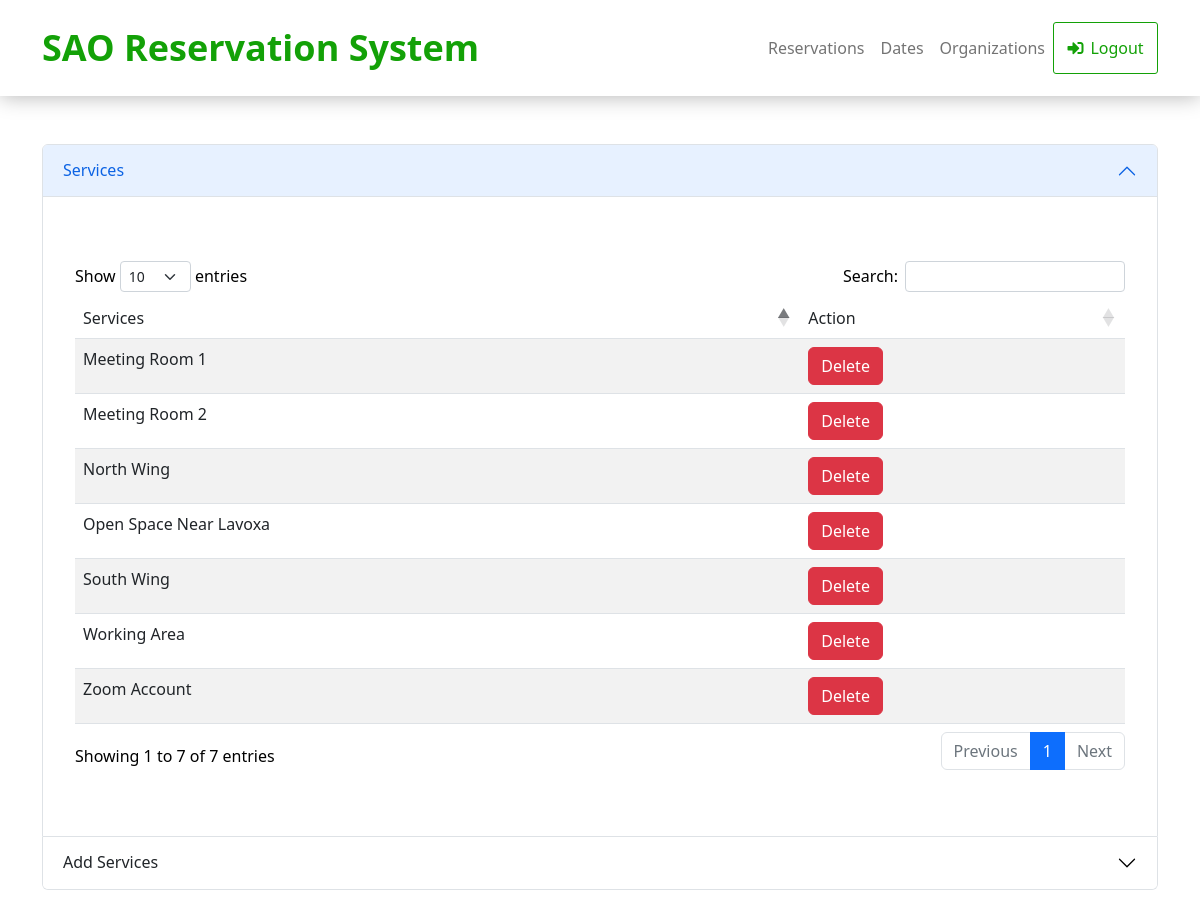
The page /admin/services.php (signed in) on the database its author committed.
### tables this page shows
CREATE TABLE `offers` (
  `index_offers` int(11) NOT NULL,
  `offer_name` varchar(50) NOT NULL
);

### admin/services.php (the view, shortened to what this page needs)
<!doctype html>
<html lang="en">
<head>
    <link href="https://cdn.jsdelivr.net/npm/bootstrap@5.3.0-alpha3/dist/css/bootstrap.min.css" rel="stylesheet">
    <link href="https://cdnjs.cloudflare.com/ajax/libs/twitter-bootstrap/5.2.0/css/bootstrap.min.css" rel="stylesheet">
    <link href="https://cdn.datatables.net/1.13.4/css/dataTables.bootstrap5.min.css" rel="stylesheet">
        <link rel="stylesheet" href="../assets/fonts/fontawesome-all.min.css">
        <link rel="stylesheet" href="../assets/fonts/font-awesome.min.css">
        <link rel="stylesheet" href="../assets/fonts/fontawesome5-overrides.min.css">
        <link rel="stylesheet" href="../assets/css/Dark-footer-with-social-media-icons.css">
        <link rel="stylesheet" href="../assets/css/Footer-with-social-media-icons.css">
        <link rel="stylesheet" href="../assets/css/Hero-Carousel-images.css">
        <link rel="stylesheet" href="../assets/css/Navbar-Right-Links-icons.css">
        <link rel="stylesheet" href="../assets/css/style1.css">
</head>
<body>
    <?php
    require_once("../connection.php");
    ?>
    <nav class="navbar navbar-light navbar-expand-md py-3" style="border-bottom-color: rgb(14,15,16);box-shadow: 0px 1px 20px rgb(183,183,183);">
        <div class="container"><a class="navbar-brand d-flex align-items-center" style="color: rgb(19,161,7);font-size: 36px;font-weight: bold;"><span style="color: rgb(19, 161, 7);">SAO Reservation System</span></a>
            <div class="collapse navbar-collapse" id="navcol-2">
                <ul class="navbar-nav ms-auto nav-pills">
                    <li class="nav-item"><a class="nav-link" href="index.php">Reservations</a></li>
                    <li class="nav-item"><a class="nav-link" href="dates.php">Dates</a></li>
                    <li class="nav-item"><a class="nav-link" href="orgs.php">Organizations</a></li>
                </ul><a href="logout.php" style="color: rgb(19,161,7);border-width: 1px;border-style: solid;border-radius: 3px;padding: 13px;width: 105px;text-align: center;"><i class="fas fa-sign-in-alt" style="margin-right: 7px;"></i>Logout</a>
            </div>
        </div>
    </nav>
    <div class="container py-5">
        <div class="accordion" id="accordionPanelsStayOpenExample">
            <div class="accordion-item">
                <h2 class="accordion-header">
                <button class="accordion-button" type="button" data-bs-toggle="collapse" data-bs-target="#panelsStayOpen-collapseOne" aria-expanded="true" aria-controls="panelsStayOpen-collapseOne">
                    Services
                </button>
                </h2>
                <div id="panelsStayOpen-collapseOne" class="accordion-collapse collapse show">
                <div class="accordion-body">
                <div class="container py-5">
                    <table id="table" class="table table-striped" style="width:100%">
                        <thead>
                            <tr>
                                <td>Services</td>
                                <td>Action</td>
                            </tr>
                        </thead>
                        <tbody>
                            <?php
                                $sql = "SELECT offer_name FROM offers";
                                $result = mysqli_query($con, $sql);
                                while($row = $result -> fetch_array(MYSQLI_ASSOC)){
                                    echo "<tr>";
                                    echo "<td>" . $row['offer_name'] . "</td>";
                                    echo "<td><button class=\"btn btn-danger\" onclick=\"deleteService('". $row['offer_name']. "')\">Delete</button></td>";
                                    echo "</tr>";
                                }
                            ?>
                        </tbody>
                    </table>
                    </div>
                </div>
                </div>
            </div>
            <div class="accordion-item">
                <h2 class="accordion-header">
                <button class="accordion-button collapsed" type="button" data-bs-toggle="collapse" data-bs-target="#panelsStayOpen-collapseTwo" aria-expanded="false" aria-controls="panelsStayOpen-collapseTwo">
                    Add Services
                </button>
                </h2>
            </div>
        </div>
    </div>
</body>
</html>

### rows shown on the page
offers: offer_name "Working Area"
offers: offer_name "Meeting Room 1"
offers: offer_name "Meeting Room 2"
offers: offer_name "Open Space Near Lavoxa"
offers: offer_name "North Wing"
offers: offer_name "South Wing"
offers: offer_name "Zoom Account"
